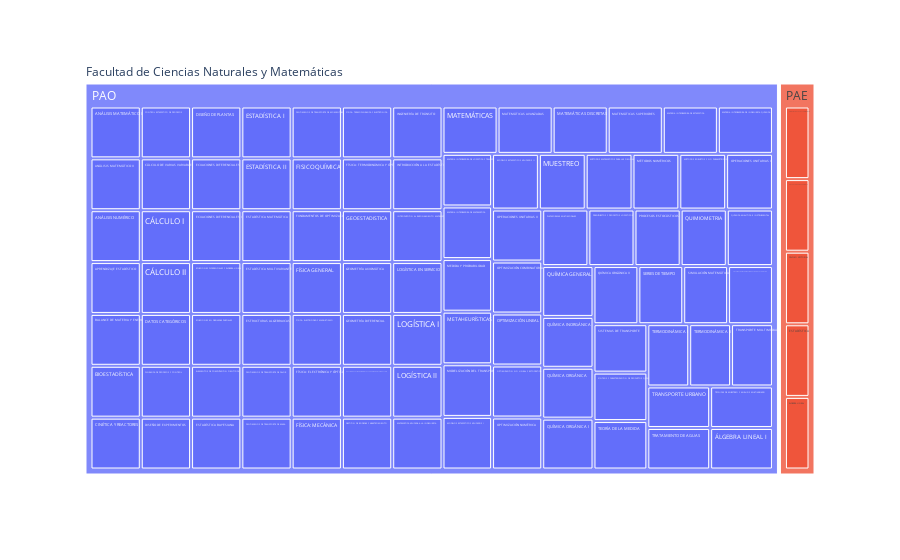
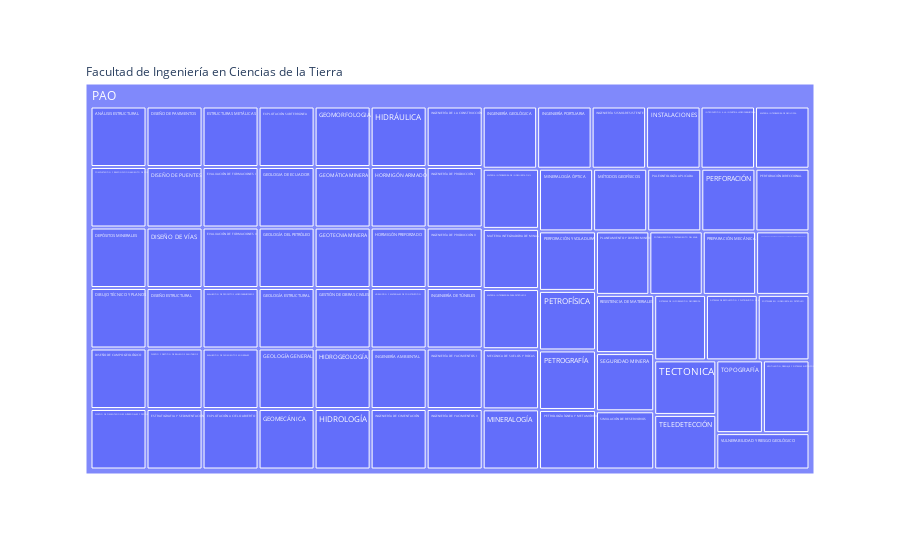
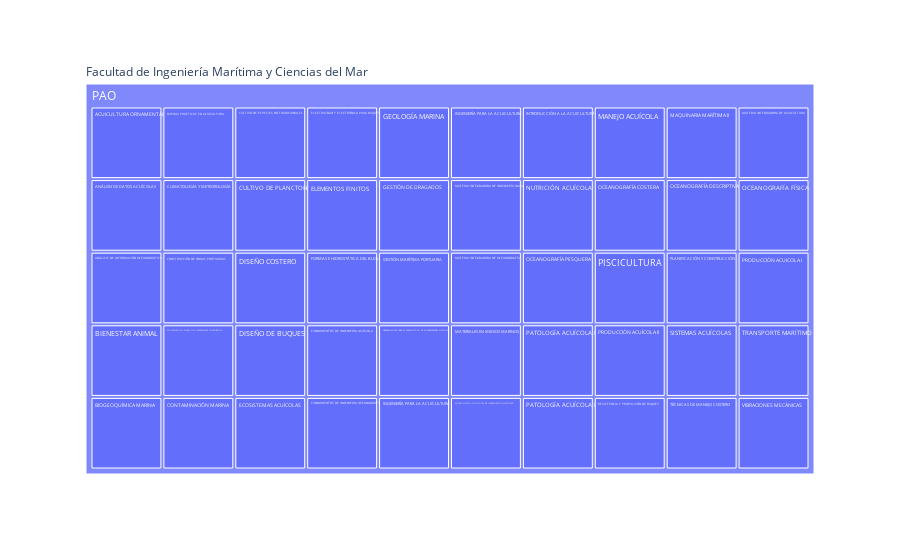
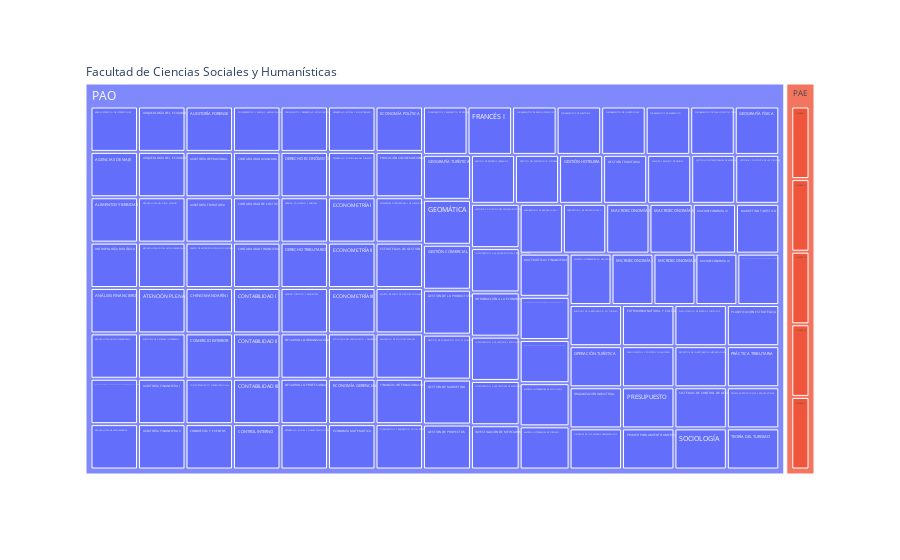

The notebook cell saved with these charts, in order:
### Markdown cell above
Idea por facultad

### Code cell
for fac in df_materias.UNIDAD.unique():
    df_materias_fac = df_materias[df_materias.UNIDAD==fac]
    fig = px.treemap(df_materias_fac, path=[px.Constant(f"{fac}"), 'CLASIFICACION', 'NOMBRE'],
                color_discrete_map={'PAO':'darkblue', 'PAE':'red' })
    fig.show()
